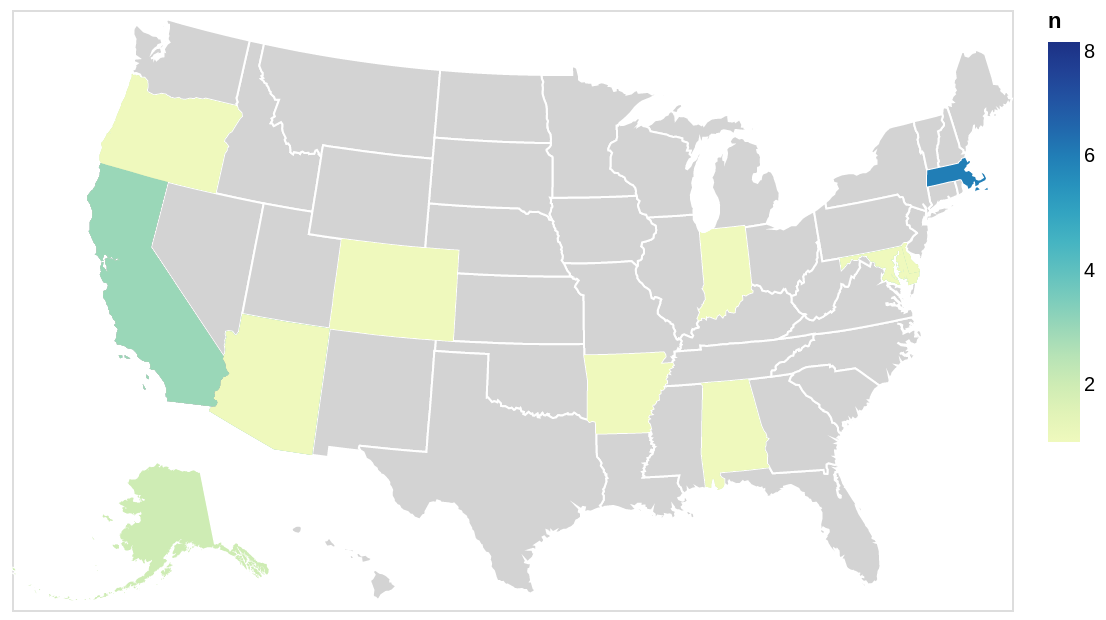

Python code for this plot:
import altair as alt
import pandas as pd

from vega_datasets import data

state_ids = data.population_engineers_hurricanes()[["state", "id"]]

source = pd.\
read_csv("gisaid_parsed.tsv", sep="\t")

source = source.assign(Lineage=source["Lineage"].fillna("No data"))

source = source[["state", "Lineage", "Collection Date"]].\
groupby(["state", "Lineage"]).\
count().\
reset_index(drop=False)

source = source.merge(
    right=state_ids,
    on="state",
    how="outer"
).\
rename(columns={
    "Collection Date": "n",
})

states = alt.topo_feature(data.us_10m.url, "states")

foreground = alt.Chart().mark_geoshape().encode(
    shape="geo:G",
    color=alt.Color(
        "n:Q",
    ),
).transform_lookup(
    lookup="id",
    from_=alt.LookupData(data=states, key="id"),
    as_="geo",
).properties(
    width=500,
    height=300
).project(
    type="albersUsa"
)

background = alt.Chart().mark_geoshape(
    fill="lightgray",
    stroke="white",
).encode(
    shape="geo:G",
).transform_lookup(
    lookup="id",
    from_=alt.LookupData(data=states, key="id"),
    as_="geo",
).properties(
    width=500,
    height=300
).project(
    type="albersUsa"
)

chart = alt.layer(background, foreground, data=source)#.facet("Lineage:N", columns=2)

chart.save("map.png", method="selenium", scale_factor=2)
